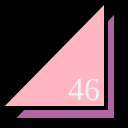
Frame 1 (no input)
Frame 60 (no input): identical to frame 1, image omitted
Frame 120 (the mouse pressed at the canvas centre since frame 60): identical to frame 1, image omitted

The p5.js sketch that drew this single still picture (run headless with seeded random() and noise() and a simulated clock; from frame 60 on, the mouse is pressed at the canvas centre):

// p5.js sketch
// ── sketch.js
function setup() {
  createCanvas(128,128);
}

function draw() {
  background(0);
  strokeWeight(4);
  fill(178, 100, 162);
  triangle(12,120,116,120,116,10);
  fill(255, 182, 193);
  triangle(0,108,106,108,106,0);
  fill(250,240,245);
  textSize(32);
  textFont("serif");
  text("46", 68, 100);
}
